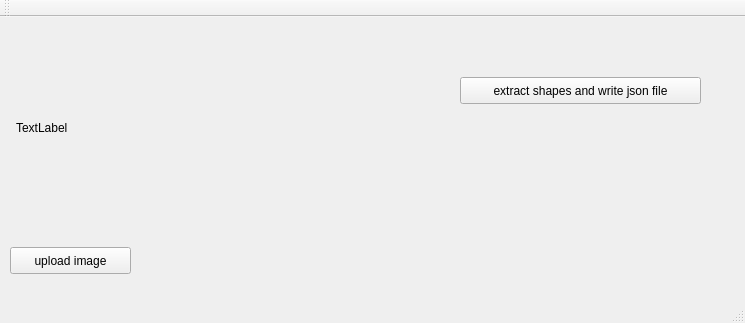
<?xml version="1.0" encoding="UTF-8"?>
<ui version="4.0">
 <class>MainWindow</class>
 <widget class="QMainWindow" name="MainWindow">
  <property name="geometry">
   <rect>
    <x>0</x>
    <y>0</y>
    <width>745</width>
    <height>323</height>
   </rect>
  </property>
  <property name="windowTitle">
   <string>MainWindow</string>
  </property>
  <widget class="QWidget" name="centralWidget">
   <widget class="QPushButton" name="upload_btn">
    <property name="geometry">
     <rect>
      <x>10</x>
      <y>230</y>
      <width>121</width>
      <height>27</height>
     </rect>
    </property>
    <property name="text">
     <string>upload image</string>
    </property>
   </widget>
   <widget class="QPushButton" name="write_btn">
    <property name="geometry">
     <rect>
      <x>460</x>
      <y>60</y>
      <width>241</width>
      <height>27</height>
     </rect>
    </property>
    <property name="text">
     <string>extract shapes and write json file</string>
    </property>
   </widget>
   <widget class="QLabel" name="frame">
    <property name="geometry">
     <rect>
      <x>16</x>
      <y>0</y>
      <width>261</width>
      <height>221</height>
     </rect>
    </property>
    <property name="text">
     <string>TextLabel</string>
    </property>
   </widget>
  </widget>
  <widget class="QMenuBar" name="menuBar">
   <property name="geometry">
    <rect>
     <x>0</x>
     <y>0</y>
     <width>745</width>
     <height>25</height>
    </rect>
   </property>
  </widget>
  <widget class="QToolBar" name="mainToolBar">
   <attribute name="toolBarArea">
    <enum>TopToolBarArea</enum>
   </attribute>
   <attribute name="toolBarBreak">
    <bool>false</bool>
   </attribute>
  </widget>
  <widget class="QStatusBar" name="statusBar"/>
 </widget>
 <layoutdefault spacing="6" margin="11"/>
 <resources/>
 <connections/>
</ui>
